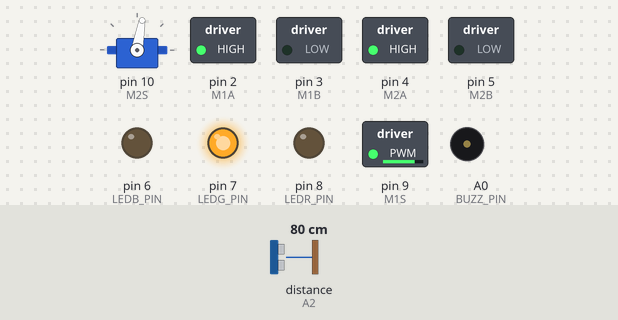
Simulated run of this sketch. Board: Arduino Uno, built with avr-gcc and run on an emulated ATmega328P. Parts: servo, switched loads named in the sketch (green lamp = pin HIGH), output pins drawn as LEDs (lit = HIGH), buzzer (waves = sounding, pin HIGH). Wiring (inferred from the names in the program): ultrasonic range finder: trigger A1; echo A2. The inputs (shaded band) are chosen by the test bench; at power-on: distance to the obstacle (sensor on A2) 80 cm. The echo pulse lasts 58.3 µs per cm; pins used as bus, display or sensor lines are not drawn.

Above: at 1.2 s.
1.3 s: distance to the obstacle (sensor on A2) set to 66 cm
2.8 s: distance to the obstacle (sensor on A2) set to 57 cm
At 3.7 s:
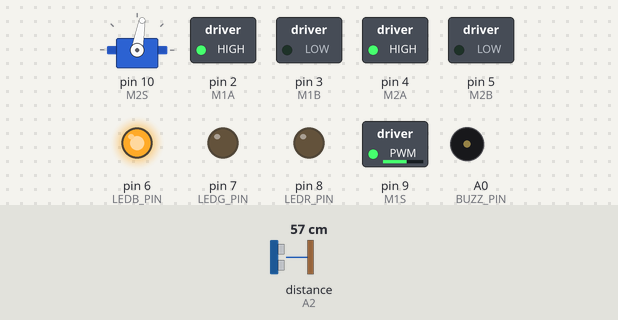
4.3 s: distance to the obstacle (sensor on A2) set to 34 cm
5.8 s: distance to the obstacle (sensor on A2) set to 28 cm
At 8.4 s:
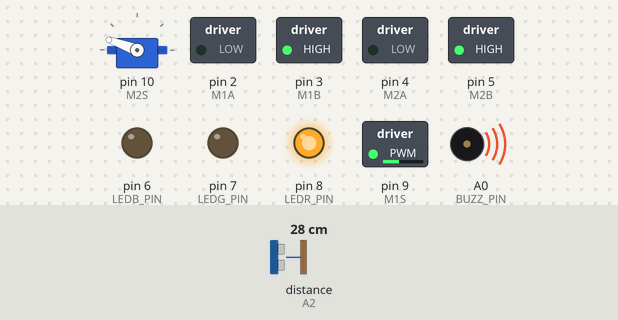
8.8 s: distance to the obstacle (sensor on A2) set to 120 cm
At 10.9 s:
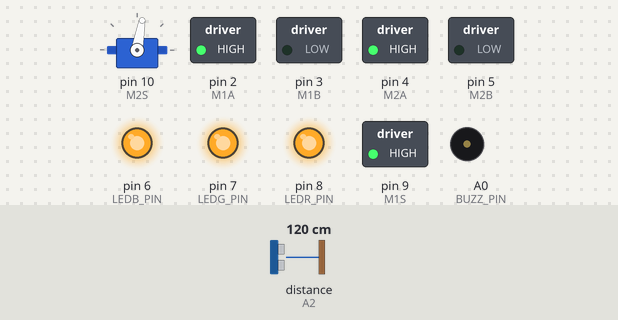
11.7 s: distance to the obstacle (sensor on A2) set to 96 cm
13.2 s: distance to the obstacle (sensor on A2) set to 88 cm
At 14.2 s:
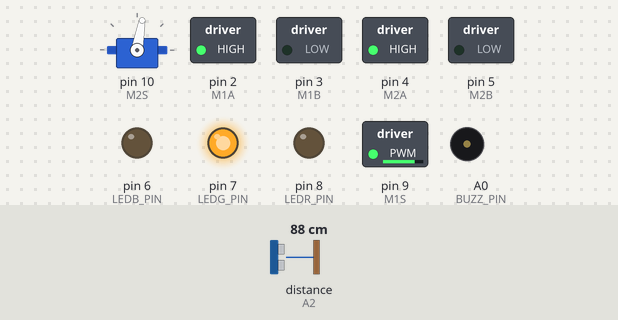
Timing chart, 0 to 15.7 s (numbered marks = the images above; inputs shaded):
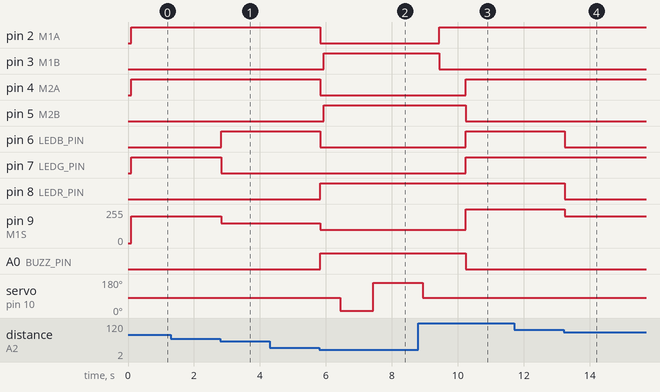

The sketch:

Pathfinder_Nano.ino
```cpp
#include <AFMotor.h>
#include <Servo.h>
#define BUZZ_PIN A0
#define TRIG_PIN A1
#define ECHO_PIN A2
#define M1A 2
#define M1B 3
#define M2A 4
#define M2B 5
#define M1S 9
#define M2S 10
#define LEDB_PIN 6
#define LEDG_PIN 7
#define LEDR_PIN 8
//#define DCRMOFF

Servo SER;

int Search(void) {
  float Duration = 0.0;
  float CM = 0.0;
  digitalWrite(TRIG_PIN, LOW);
  delayMicroseconds(2);
  digitalWrite(TRIG_PIN, HIGH);
  delayMicroseconds(10);
  digitalWrite (TRIG_PIN, LOW);
  Duration = pulseIn (ECHO_PIN, HIGH);
  CM = (Duration/58.8);
  return CM;
}

int RightDistance, LeftDistance;
float Distance = 0.00;

void setup() {
  pinMode (BUZZ_PIN, OUTPUT);
  pinMode (TRIG_PIN, OUTPUT);
  pinMode (ECHO_PIN, INPUT);
  pinMode (LEDB_PIN, OUTPUT);
  pinMode (LEDG_PIN, OUTPUT);
  pinMode (LEDR_PIN, OUTPUT);
  pinMode (M1A, OUTPUT);
  pinMode (M1B, OUTPUT);
  pinMode (M2A, OUTPUT);
  pinMode (M2B, OUTPUT);
  SER.attach (10);
}

void loop() {
  SER.write(80);
  delay(100);
  Distance = Search();
  if (Distance < 30) {
    digitalWrite (BUZZ_PIN, HIGH);
    digitalWrite (LEDB_PIN, LOW);
    digitalWrite (LEDG_PIN, LOW);
    digitalWrite (LEDR_PIN, HIGH);
    //set motor speed to low
    analogWrite(M1S, 100);
    analogWrite(M2S, 100);
    Serial.println("Turn Around!");

    ChangePath();

  }
  else if ((Distance >= 30) && (Distance <60)) {
    digitalWrite (BUZZ_PIN, LOW);
    digitalWrite (LEDB_PIN, HIGH);
    digitalWrite (LEDG_PIN, LOW);
    digitalWrite (LEDR_PIN, LOW);
    //set motor speed medium
    analogWrite(M1S, 150);
    analogWrite(M2S, 150);
    Serial.println("Mid Speed!");
    Forward();
  }
  else if ((Distance >= 60) && (Distance < 90)) {
    digitalWrite (BUZZ_PIN, LOW);
    digitalWrite (LEDB_PIN, LOW);
    digitalWrite (LEDG_PIN, HIGH);
    digitalWrite (LEDR_PIN, LOW);
    analogWrite(M1S, 200);
    analogWrite(M2S, 200);
    Serial.println("High Speed!");
    Forward ();
  } else{
    digitalWrite (BUZZ_PIN, LOW);
    digitalWrite (LEDB_PIN, HIGH);
    digitalWrite (LEDG_PIN, HIGH);
    digitalWrite (LEDR_PIN, HIGH);
    //set motor speed to high
    analogWrite(M1S, 255);
    analogWrite(M2S, 255);
    Serial.println("Full Speed!");
    Forward();
  }
}

void ChangePath() {
  Stop();
  Backward();
  SER.write(12);
  delay(500);
  RightDistance = Search();
  delay(500);
  SER.write(160);
  delay(1000);
  LeftDistance = Search();
  delay(500);
  SER.write(80);
  delay(500);
  CompareDistance();
}

void CompareDistance() {
  if (RightDistance > LeftDistance) {
    TurnRight();
  }
  else if (LeftDistance > RightDistance) {
    TurnLeft();
  } else {
    TurnAround();
  }
}

void Forward() {
  //set both motors to run forward
  digitalWrite(M1A, HIGH);
  digitalWrite(M1B, LOW);
  digitalWrite(M2A, HIGH);
  digitalWrite(M2B, LOW);
}

void Backward() {
  //set both motors to run back
  digitalWrite(M1A, LOW);
  digitalWrite(M1B, HIGH);
  digitalWrite(M2A, LOW);
  digitalWrite(M2B, HIGH);
  delay(500);
}

void TurnRight() {
  //m1 run backward
  //m2 run forward
  digitalWrite(M1A, LOW);
  digitalWrite(M1B, HIGH);
  digitalWrite(M2A, HIGH);
  digitalWrite(M2B, LOW);
  //calibrate speed of m1 w/ DCMROFF
  analogWrite(M1S, 125);
  delay(300);
}

void TurnLeft() {
  //m1 run forwward
  //m2 run backward
  digitalWrite(M1A, HIGH);
  digitalWrite(M1B, LOW);
  digitalWrite(M2A, LOW);
  digitalWrite(M2B, HIGH);
  //calibrate speed of m2 w/ DCMROFF
  analogWrite(M2S, 125);
  delay(300);
}

void TurnAround() {
  //m1 run forward
  //m2 run backward
  digitalWrite(M1A, HIGH);
  digitalWrite(M1B, LOW);
  digitalWrite(M2A, LOW);
  digitalWrite(M2B, HIGH);
  //calibrate speed of motor 2
  analogWrite(M2S, 125);
  delay(700);
}

void Stop() {
  //m1 stop
  //m2 stop
  digitalWrite(M1A, LOW);
  digitalWrite(M1B, LOW);
  digitalWrite(M2A, LOW);
  digitalWrite(M2B, LOW);
  delay(100);
}
```

Measured:
- the behaviour switches between 61 and 60 cm on distance to the obstacle (sensor on A2) (found by bisection; images 0 and 1)
- the behaviour switches between 31 and 30 cm on distance to the obstacle (sensor on A2) (found by bisection; images 1 and 2)
- the behaviour switches between 92 and 91 cm on distance to the obstacle (sensor on A2) (found by bisection; images 3 and 4)
- after the input at 1.3 s, every drawn part: stays the same
- after the input at 2.8 s, pin 6 (LEDB_PIN): LOW → HIGH at once; pin 7 (LEDG_PIN): HIGH → LOW at once; pin 9 (M1S): 200/255 → 150/255 at once
- after the input at 4.3 s, every drawn part: stays the same
- after the input at 5.8 s, pin 2 (M1A), pin 4 (M2A), pin 6 (LEDB_PIN): HIGH → LOW at once; pin 3 (M1B), pin 5 (M2B): LOW → HIGH after 0.13 s; pin 8 (LEDR_PIN), A0 (BUZZ_PIN): LOW → HIGH at once; pin 9 (M1S): 150/255 → 100/255 at once; servo on pin 10 (M2S): 80° → 12° after 0.63 s, → 160° 1.0 s later
- after the input at 8.8 s, pin 2 (M1A): goes on until 9.4 s, then stays HIGH; pin 3 (M1B): goes on until 9.4 s, then stays LOW; pin 4 (M2A), pin 6 (LEDB_PIN), pin 7 (LEDG_PIN): LOW → HIGH after 1.4 s; pin 5 (M2B): goes on until 10.2 s, then stays LOW; pin 9 (M1S): 100/255 → 255/255 after 1.4 s
- after the input at 11.7 s, every drawn part: stays the same
- after the input at 13.2 s, pin 6 (LEDB_PIN), pin 8 (LEDR_PIN): HIGH → LOW at once; pin 9 (M1S): 255/255 → 200/255 at once
